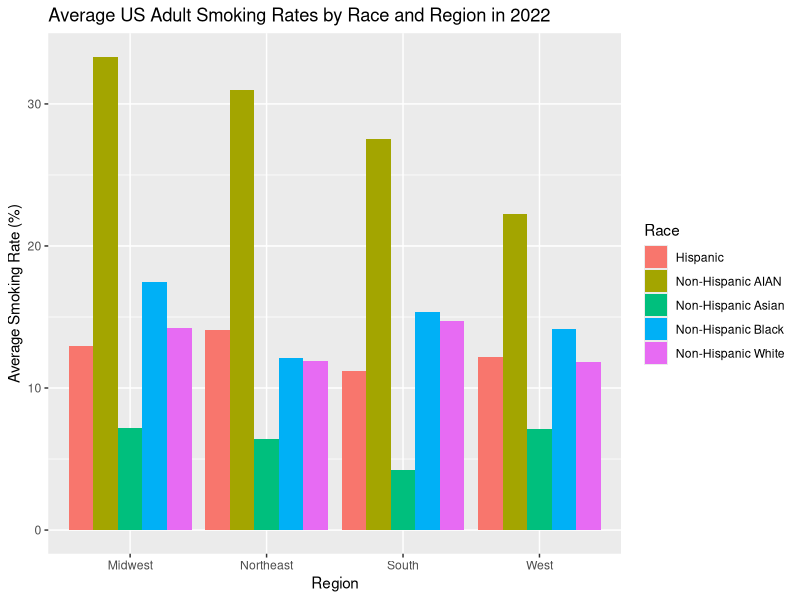
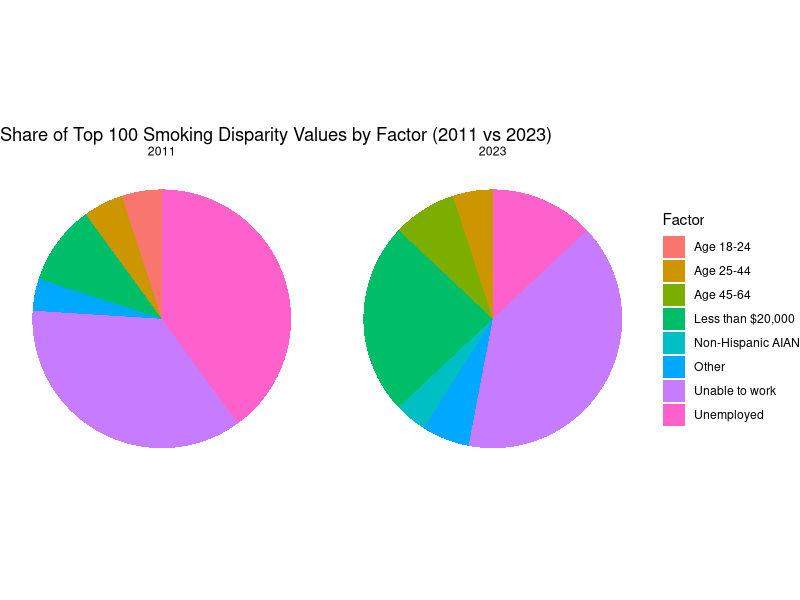
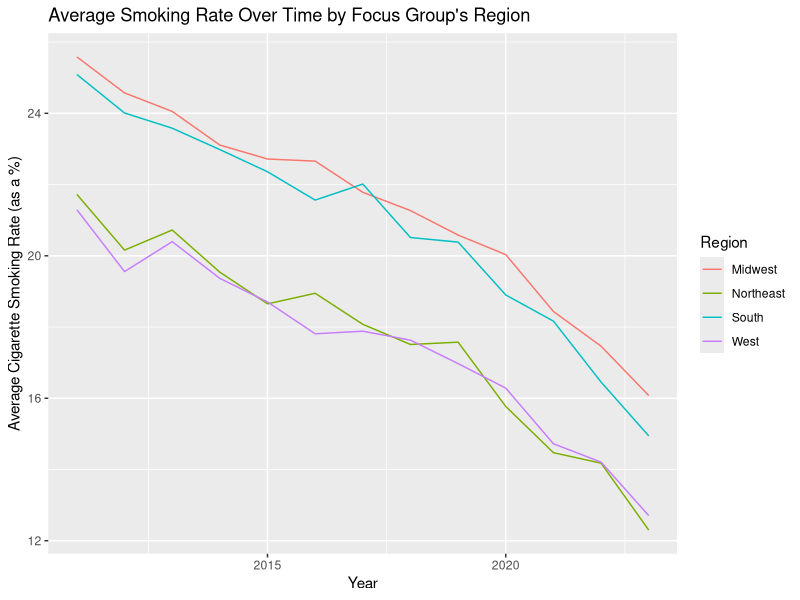
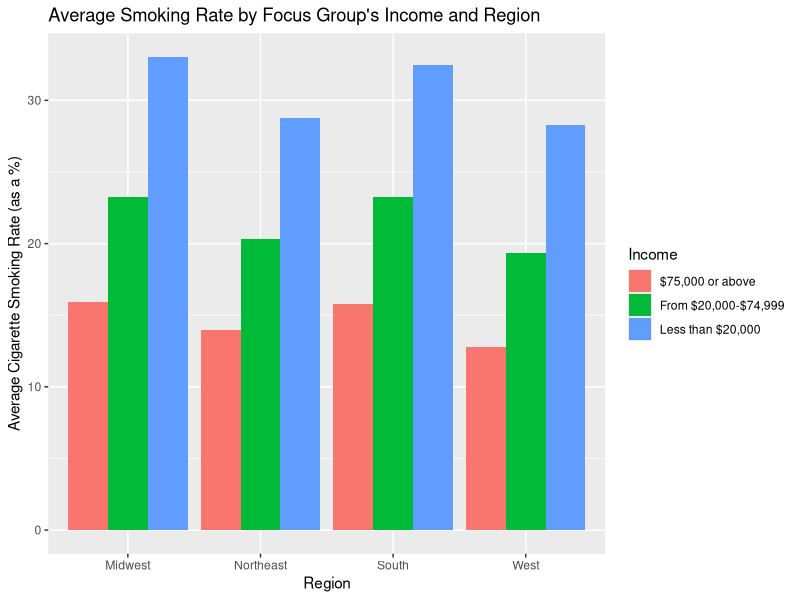
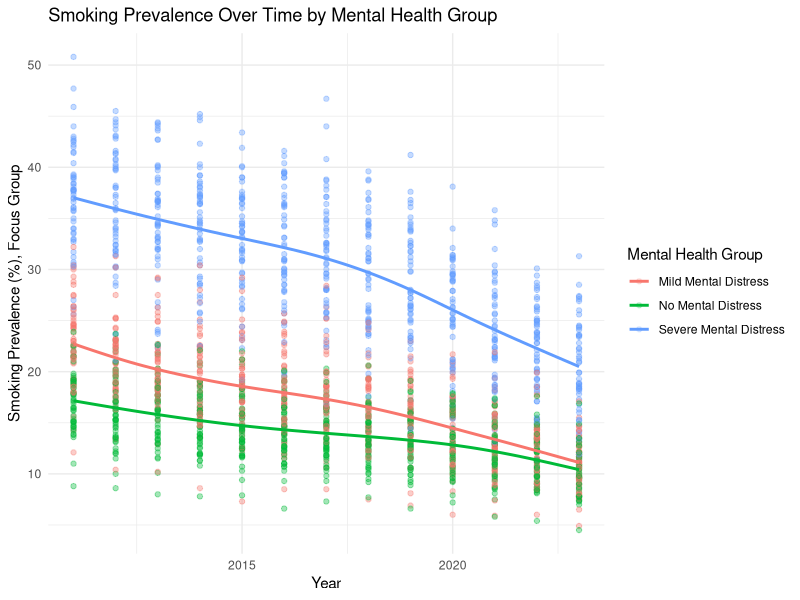
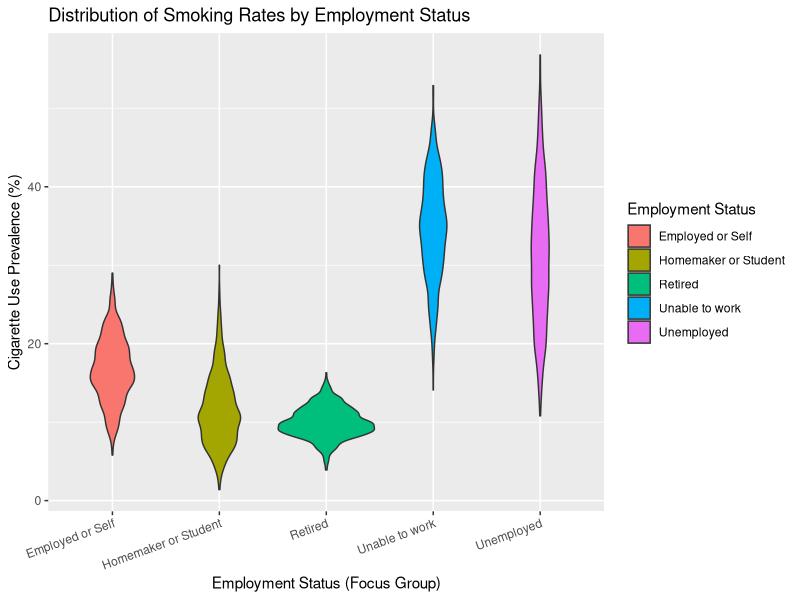
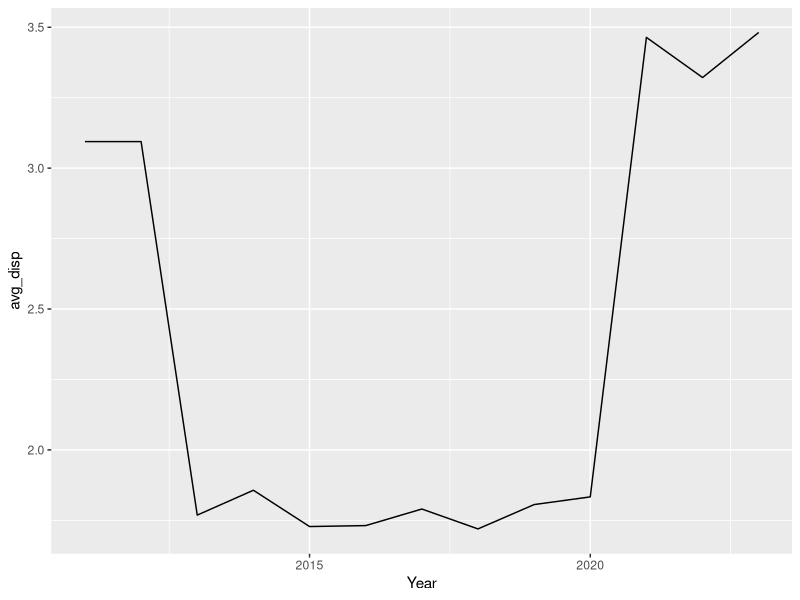
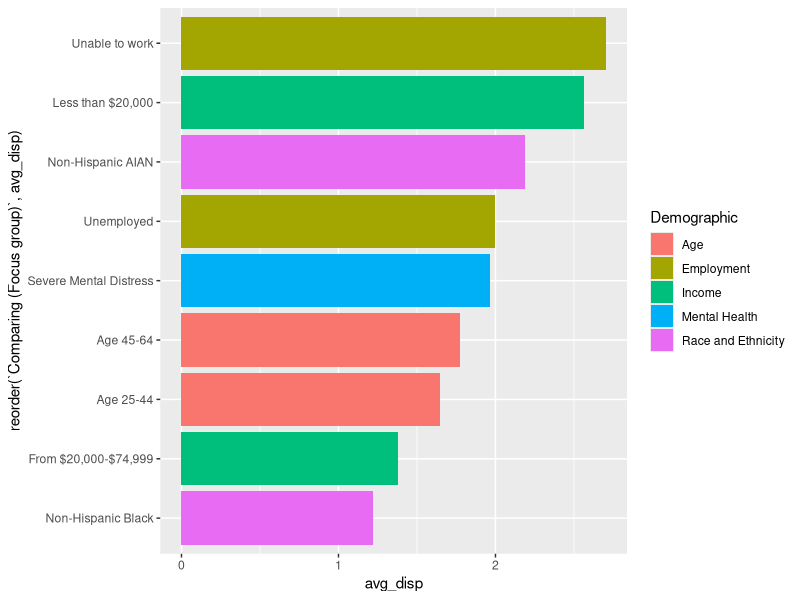

Write the R code that produced these figures, in order.
## ---- chunk 1
knitr::opts_chunk$set(echo = TRUE)
library(tidyverse)

## ---- chunk 2

age <- read_csv("data/Age-Related_Disparities_in_Cigarette_Smoking_Among_Adults_20251101.csv")

employment <- read_csv("data/Employment-Related_Disparities_in_Cigarette_Smoking_Among_Adults_20251101.csv")

income <- read_csv("data/Income-Related_Disparities_in_Cigarette_Smoking_Among_Adults_20251101.csv")

m_health <- read_csv("data/Mental_Health-Related_Disparities_in_Cigarette_Smoking_Among_Adults_20251101.csv")

race <- read_csv("data/Race_and_Ethnic_Disparities_in_Cigarette_Smoking_Among_Adults_20251101.csv")

## ---- chunk 3
# Merging all tables into one. This only requires bind_rows since all variable names are the same across all five tables.

tobacco_chr <- bind_rows(age, employment, income, m_health, race)
## ---- chunk 4
# Converting quantitative variables to numeric datatypes

tobacco <- tobacco_chr |>
  mutate(across(c(`Cigarette Use Prevalence % (Focus group)`,
                   `Cigarette Use Prevalence % (Reference group)`,
                   `Disparity Value`),
                as.numeric))
## ---- chunk 5
n_distinct(tobacco$`Tobacco Use`)

# The "tobacco use" column is useless since it only says "Cigarette Use Among Adults". Therefore let's get rid of it.
tobacco <- tobacco |>
  select(-`Tobacco Use`)
## ---- chunk 6
tobacco <- tobacco |>
  group_by(`Year`,
           `State`,
           `Demographic`,
           `Comparing (Focus group)`,
           `Cigarette Use Prevalence % (Focus group)`)|>
  mutate(`Mean Disparity Value (Focus Group)` = mean(`Disparity Value`))

# Creating a new column which assigns each state to a designated region based on the Census Regions and Divisions of the United States.

tobacco_region <- tobacco |>
  mutate(
    region = case_when(
      State %in% c(
        "Maine","New Hampshire","Vermont","Massachusetts","Rhode Island","Connecticut",
        "New York","New Jersey","Pennsylvania"
      ) ~ "Northeast",
      
      State %in% c(
        "Ohio","Indiana","Illinois","Michigan","Wisconsin",
        "Minnesota","Iowa","Missouri","North Dakota","South Dakota","Nebraska","Kansas"
      ) ~ "Midwest",
      
      State %in% c(
        "Delaware","Maryland","District of Columbia","Virginia","West Virginia",
        "North Carolina","South Carolina","Georgia","Florida",
        "Kentucky","Tennessee","Mississippi","Alabama",
        "Oklahoma","Texas","Arkansas","Louisiana"
      ) ~ "South",
      
      State %in% c(
        "Idaho","Montana","Wyoming","Nevada","Utah","Colorado","Arizona","New Mexico",
        "Alaska","Washington","Oregon","California","Hawaii"
      ) ~ "West",))

tobacco_region

#To check for NA values.
tobacco_region |>
  filter(is.na(region))
## ---- chunk 7

tobacco_region |>
  filter(Year == 2022, Demographic == "Race and Ethnicity") |>
 
  group_by(Race = `Comparing (Focus group)`, region) |>
  summarize(race_mean = mean(`Cigarette Use Prevalence % (Focus group)`, na.rm = TRUE)) |>
 
  ggplot(aes(x = region, y = race_mean, fill = Race)) + geom_col(position = "dodge") +
  labs(title = "Average US Adult Smoking Rates by Race and Region in 2022",
       x = "Region", y = "Average Smoking Rate (%)", fill = "Race")

## ---- chunk 8

tobacco_region |>
  ungroup() |>
  filter(Year %in% c(2011, 2023)) |>
  select(Year, `Comparing (Focus group)`, `Disparity Value`) |>
  drop_na(`Disparity Value`) |>
  group_by(Year) |>
  slice_max(`Disparity Value`, n = 100, with_ties = F) |>
  add_count(`Comparing (Focus group)`, name = "n_fg") |>
  mutate(FocusGroup2 = ifelse(n_fg <= 3,
                              "Other",
                              `Comparing (Focus group)`)) |>
  ggplot(aes(x = "", fill = FocusGroup2)) +
  geom_bar(width = 1) +
  coord_polar(theta = "y") +
  facet_wrap(~ Year) +
  labs(title = "Share of Top 100 Smoking Disparity Values by Factor (2011 vs 2023)",
      x = NULL, y = NULL,
      fill = "Factor") +
  theme_void()
## ---- chunk 9
tobacco_region |> group_by(`Year`, region) |> 
  summarize(avg = mean(`Cigarette Use Prevalence % (Focus group)`, na.rm = T)) |>
  
  ggplot() + geom_line(aes(x = `Year`, 
                           y = avg, color = region)) +
    labs(title = "Average Smoking Rate Over Time by Focus Group's Region",
         y = "Average Cigarette Smoking Rate (as a %)",
         color = "Region")
## ---- chunk 10
tobacco_region |> filter(`Demographic` == "Income") |> group_by(`Comparing (Focus group)`, `region`) |>
  summarize(avg = mean(`Cigarette Use Prevalence % (Focus group)`, na.rm = T)) |>
  
  ggplot(aes(fill = `Comparing (Focus group)`, y = avg, x = region)) + geom_col(position = "dodge") +
    labs(title = "Average Smoking Rate by Focus Group's Income and Region",
         x = "Region",
         y = "Average Cigarette Smoking Rate (as a %)",
         fill = "Income")
## ---- chunk 11
#Convert smoking prevalence to numeric (as in your PDF)
m_health_numeric <- m_health %>%
  mutate(
    `Cigarette Use Prevalence % (Focus group)` =
      as.numeric(`Cigarette Use Prevalence % (Focus group)`)
  )

# Create scatterplot
ggplot(
  m_health_numeric,
  aes(
    x = Year,
    y = `Cigarette Use Prevalence % (Focus group)`,
    color = `Comparing (Focus group)`  # mental health category
  )
) +
  geom_point(alpha = 0.2) +
  geom_smooth(se = FALSE) +   # optional trend lines
  labs(
    title = "Smoking Prevalence Over Time by Mental Health Group",
    x = "Year",
    y = "Smoking Prevalence (%), Focus Group",
    color = "Mental Health Group"
  ) +
  theme_minimal()
## ---- chunk 12
tobacco_region |>
  filter(Demographic == "Employment") |>
  ggplot(aes(
    x = `Comparing (Focus group)`,
    y = `Cigarette Use Prevalence % (Focus group)`,
    fill = `Comparing (Focus group)`
  )) +
  geom_violin() +
  labs(
    title = "Distribution of Smoking Rates by Employment Status",
    x = "Employment Status (Focus Group)",
    y = "Cigarette Use Prevalence (%)", fill = "Employment Status"
  ) +
  theme(axis.text.x = element_text(angle = 20, hjust = 1))
## ---- chunk 13
tobacco |>
  filter(`Comparing (Focus group)` == "Less than $20,000" &
         `To (Reference group)` == "$75,000 or above") |>
  group_by(Year) |>
  summarize(avg_disp = mean(`Disparity Value`, na.rm = T)) |>
  ggplot(aes(x = Year, y = avg_disp)) + geom_line()
## ---- chunk 14
tobacco_region |>
  ungroup() |>
  filter(Year == 2023) |>
  select(Demographic, `Comparing (Focus group)`, `Disparity Value`) |>
  group_by(Demographic, `Comparing (Focus group)`) |>
  summarize(avg_disp = mean(`Disparity Value`, na.rm = T)) |>
  filter(avg_disp > 1) |>
  ggplot(aes(x = avg_disp,
             y = reorder(`Comparing (Focus group)`, avg_disp),
             fill = Demographic)) +
  geom_col()
## ---- chunk 15
tobacco_region |>
  filter(Demographic == "Mental Health") |>
  ggplot(aes(
    x = `Comparing (Focus group)`,
    y = `Cigarette Use Prevalence % (Focus group)`,
    fill = `Comparing (Focus group)`
  )) +
  geom_boxplot() +
  labs(
    title = "Smoking Rates by Mental Health Status",
    x = "Mental Health Category",
    y = "Cigarette Use Prevalence (%)", fill = "Mental Health") +
  theme(axis.text.x = element_text(angle = 20, hjust = 1))
